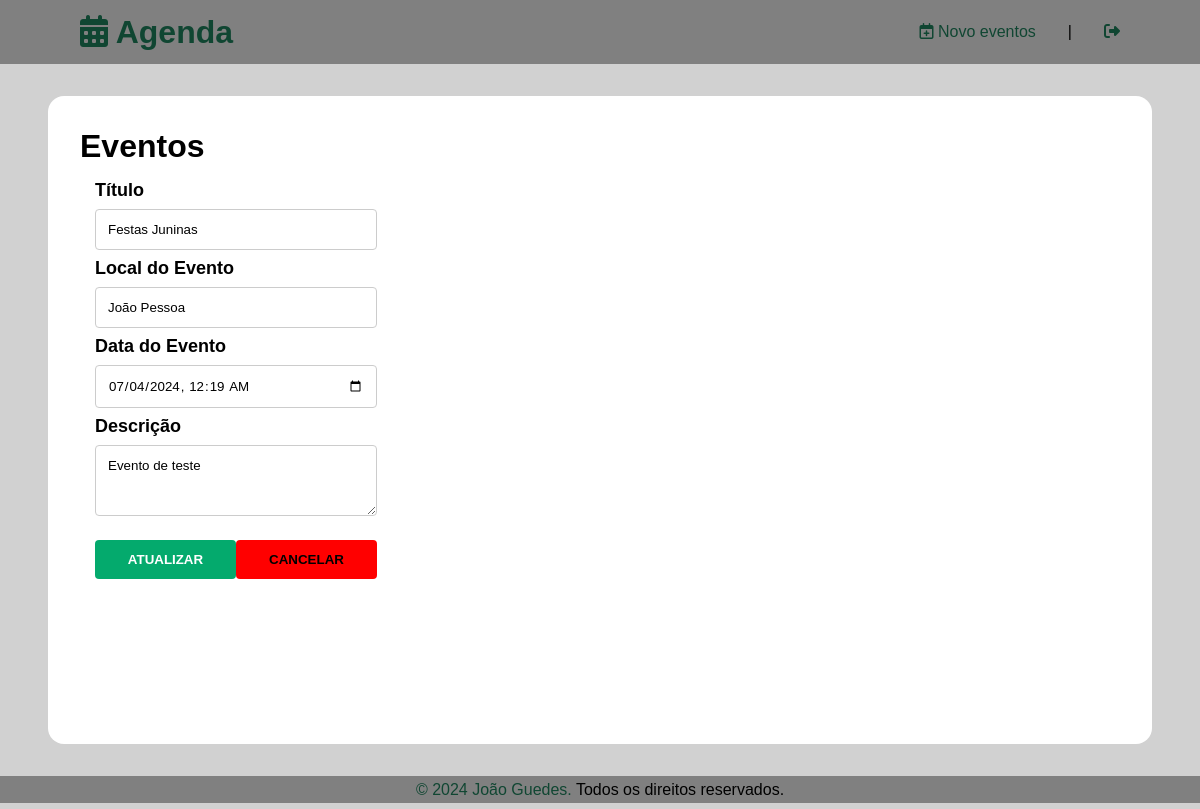
The page /agenda/evento/?id=1 (signed in) on the database as committed earlier.
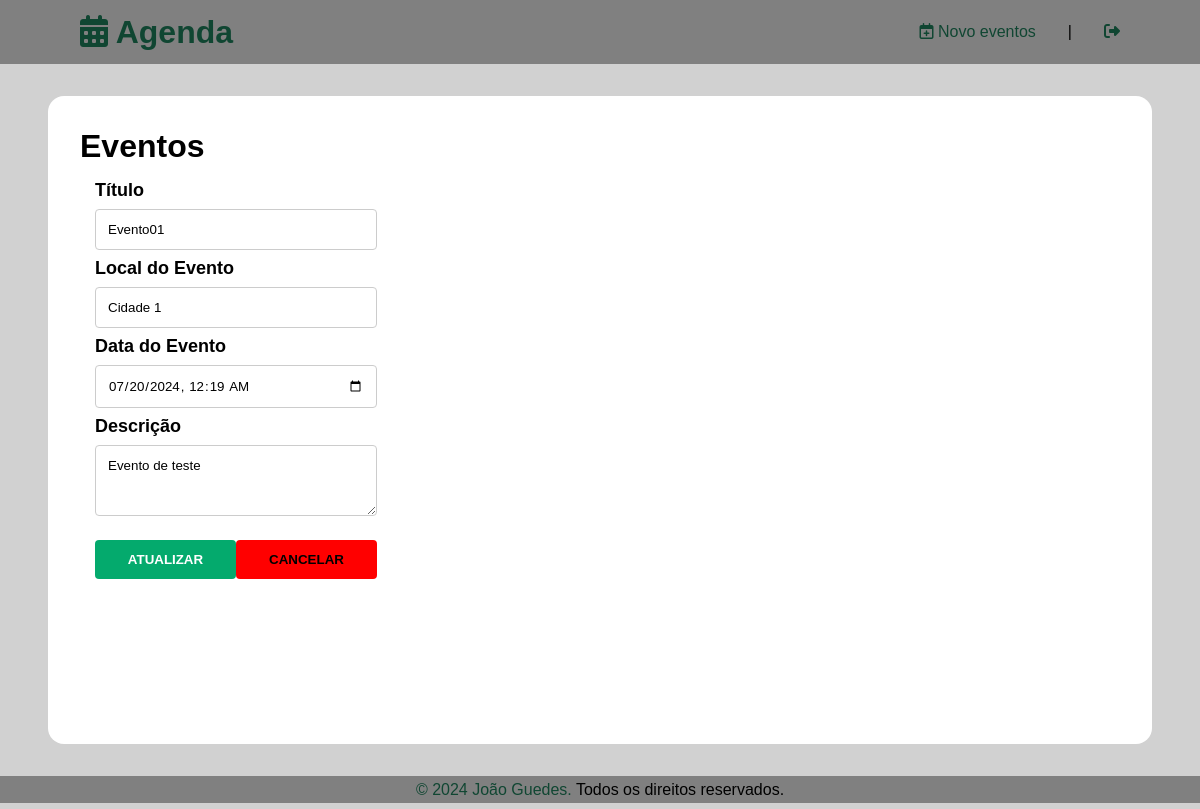
The same page on the database as committed later.
### core/models.py (models this page shows, shortened)
class Evento(models.Model):
    titulo = models.CharField(max_length=100)
    descricao = models.TextField(blank=True, null=True)
    data_evento = models.DateTimeField(verbose_name='Data do Evento')
    data_criacao = models.DateTimeField(auto_now=True)
    local = models.TextField(blank=True, null=True)
    usuario = models.ForeignKey(User, on_delete=models.CASCADE)
    class Meta:
        db_table = 'evento' #assim força o nome da tabela ao invés de utilizar o padrão
    def get_data_input_evento(self):
        return self.data_evento.strftime('%Y-%m-%dT%H:%M')

### core/views.py (the view)
# urls.py: path('agenda/evento/', views.evento, name='evento'),
@login_required(login_url='/login/')
def evento(request):
    id_evento = request.GET.get('id')
    dados = {}
    if id_evento:
        dados['evento'] = Evento.objects.get(id=id_evento)
    if request.POST:
        titulo = request.POST.get('titulo')
        local = request.POST.get('local')
        descricao = request.POST.get('descricao')
        data_evento = request.POST.get('data_evento')
        usuario = request.user
        id_evento = request.POST.get('id_evento') \
                        if request.POST.get('id_evento') \
                            else None
        try:
            if usuario == request.user:
                new_evento = Evento(id=id_evento,
                                    titulo=titulo,
                                    local=local,
                                    descricao=descricao,
                                    data_evento=data_evento,
                                    usuario=usuario)
                new_evento.save()
            else:
                messages.error(request, f'Apenas o jusuário {usuario} pode alterar esse evento!')
            return redirect('/')
        except Exception as e:
            messages.error(request, f'Erro ao cadastrar o Evento, erro: {e}')
            return render(request, 'evento.html')
    else:
        return render(request, 'evento.html', dados)

### core/templates/evento.html (shortened to what this page needs)
{% extends "model-page.html" %}
{% block content %}
<div class="container">
    <h1>Eventos</h1>
    <form class="event-form" action="/agenda/evento/" method="post" style="padding: 15px; margin-bottom: 1rem;">{% csrf_token %}
        <label for="titulo">Título</label>
        <input type="text" name="titulo" value="{{ evento.titulo }}">
        <label for="local">Local do Evento</label>
        <input type="text" name="local" value="{{ evento.local }}">
        <label for="data_evento">Data do Evento</label>
        <input type="datetime-local" name="data_evento" value="{{ evento.get_data_input_evento }}">
        <label for="descricao">Descrição</label>
        <textarea type="text" name="descricao" rows="3">{{ evento.descricao }}</textarea>
        <div class="submit">
            <input type="submit" value="{% if evento.titulo %}Atualizar{% else %}Cadastrar{% endif %}">
            <input type="button" value="Cancelar" id="redirectButton">
        </div>
    </form>
</div>
{% endblock %}

Rows that differ between the two databases and show on the page:
changed Evento "Evento de teste": titulo "Festas Juninas" → "Evento01"; local "João Pessoa" → "Cidade 1"; data_evento "07/04/2024 00:19" → "07/20/2024 00:19"
